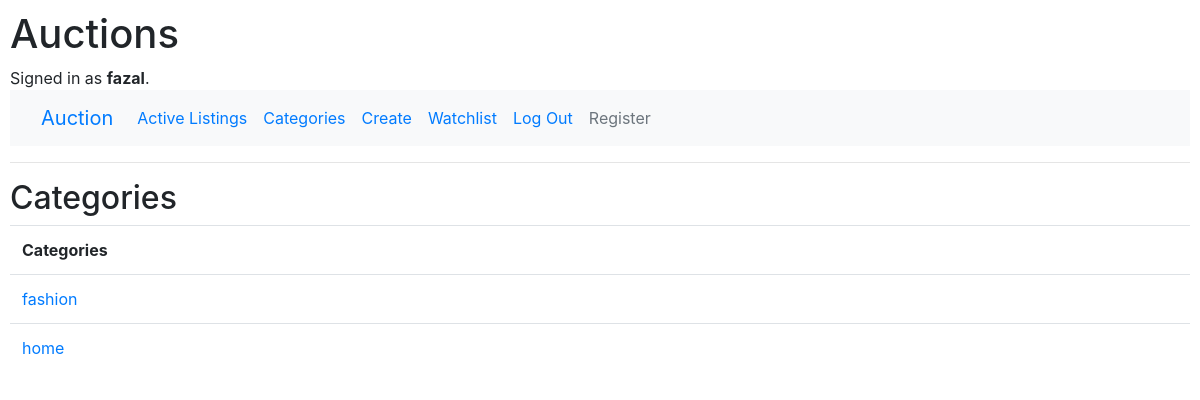
Page /categories (signed in) on the committed database.
### auctions/models.py (models this page shows)
class User(AbstractUser):
    pass

class Listing(models.Model):
    title = models.CharField(max_length=64)
    description = models.CharField(max_length=256)
    starting_bid = models.IntegerField()
    photo = models.URLField(blank=True)
    creator = models.ForeignKey(User, on_delete=models.CASCADE, blank=False, related_name="listings", default="")
    active = models.BooleanField(default=True)
    category = models.CharField(max_length=20, blank=True, choices=CATEGORY_CHOICES)

### auctions/views.py (the view)
# urls.py: path("categories", views.categories, name="categories"),
def categories(request):
    return render(request, "auctions/categories.html", {
        "categories": Listing.objects.all()
    })

### auctions/templates/auctions/categories.html
{% extends "auctions/layout.html" %}
{% block body %}
    <h2>Categories</h2>
    <table class="table">
        <tr>
            <th>Categories</th>
        </tr>
        {% for category in categories %}
            <tr>
                <td><a href="{% url 'category_name' category.category %}"> {{ category.category }}</a></td>
            </tr>
        {% endfor %}
    </table>
{% endblock %}

### auctions/templates/auctions/layout.html (shortened to what this page needs)
{% load static %}
<!DOCTYPE html>
<html lang="en">
    <head>
        <link rel="stylesheet" href="https://stackpath.bootstrapcdn.com/bootstrap/4.4.1/css/bootstrap.min.css">
        <link href="{% static 'auctions/styles.css' %}" rel="stylesheet">
    </head>
    <body>
        <h1>Auctions</h1>
        <div>
            {% if user.is_authenticated %}
                Signed in as <strong>{{ user.username }}</strong>.
            {% else %}
                Not signed in.
            {% endif %}
        </div>
        <nav class="navbar navbar-expand-lg bg-light">
            <div class="container-fluid">
              <a class="navbar-brand" href="/">Auction</a>
              <div class="collapse navbar-collapse" id="navbarNavAltMarkup">
                <div class="navbar-nav">
                  <a class="nav-link active" aria-current="page" href="{% url 'index' %}">Active Listings</a>
                  <a class="nav-link" href="{% url 'categories' %}">Categories</a>
                  {% if user.is_authenticated %}
                    <a class="nav-link" href="{% url 'create' %}">Create</a>
                    <a class="nav-link" href="{% url 'watchlist' %}">Watchlist</a>
                    <a class="nav-link" href="{% url 'logout' %}">Log Out</a>
                    <a class="nav-link disabled">Register</a>
                  {% else %}
                    <a class="nav-link" href="{% url 'register' %}">Register</a>
                    <a class="nav-link" href="{% url 'login' %}">Log In</a>
                    <a class="nav-link disabled" href="{% url 'create' %}">Create</a>
                    <a class="nav-link disabled" href="{% url 'watchlist' %}">Watchlist</a>
                  {% endif %}
                </div>
              </div>
            </div>
        </nav>
        <hr>
        {% block body %}
        {% endblock %}
    </body>
</html>

### auctions/static/auctions/styles.css (style rules this page uses)
body { padding: 10px; }

### rows in the picture
User: username "fazal"
Listing: category "fashion"
Listing: category "home"
